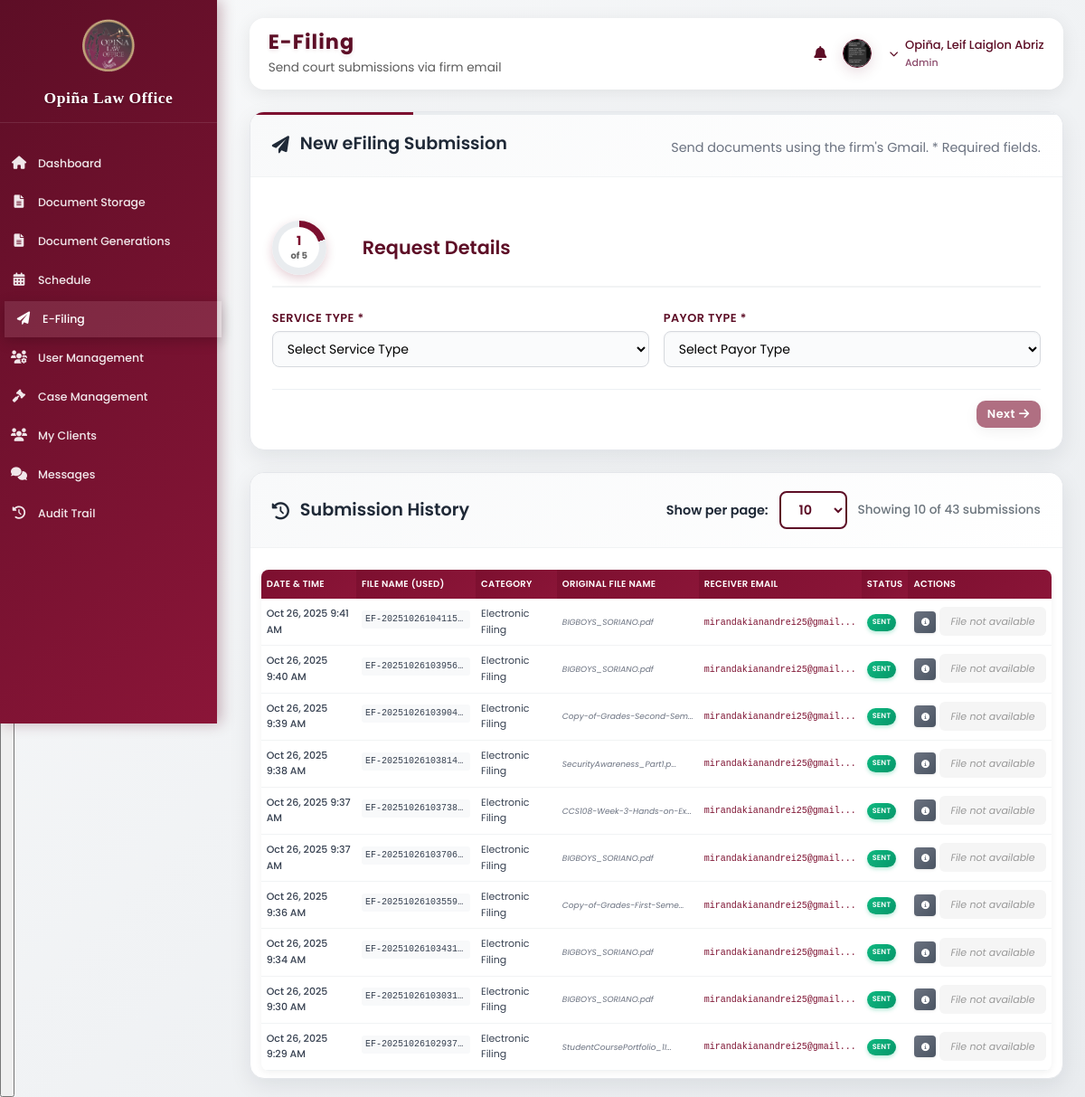
Page /admin_efiling.php (signed in) on the committed database.
### tables this page shows
CREATE TABLE `user_form` (
  `id` int(11) NOT NULL,
  `name` varchar(100) NOT NULL,
  `profile_image` varchar(255) DEFAULT NULL,
  `last_login` datetime DEFAULT NULL,
  `email` varchar(100) NOT NULL,
  `phone_number` varchar(20) DEFAULT NULL,
  `password` varchar(255) NOT NULL,
  `user_type` enum('admin','attorney','client','employee') DEFAULT 'client',
  `login_attempts` int(11) DEFAULT 0,
  `last_failed_login` timestamp NULL DEFAULT NULL,
  `account_locked` tinyint(1) DEFAULT 0,
  `first_login` tinyint(1) DEFAULT 1,
  `waiver_accepted` tinyint(1) DEFAULT 0,
  `password_changed` tinyint(1) DEFAULT 0,
  `lockout_until` timestamp NULL DEFAULT NULL,
  `created_at` timestamp NOT NULL DEFAULT current_timestamp(),
  `created_by` int(11) DEFAULT NULL
);

CREATE TABLE `efiling_history` (
  `id` int(11) NOT NULL,
  `attorney_id` int(11) NOT NULL,
  `case_id` int(11) DEFAULT NULL,
  `document_category` varchar(50) DEFAULT NULL,
  `file_name` varchar(255) NOT NULL,
  `original_file_name` varchar(255) DEFAULT NULL,
  `stored_file_path` varchar(500) DEFAULT NULL,
  `receiver_email` varchar(255) NOT NULL,
  `message` text DEFAULT NULL,
  `status` enum('Sent','Failed') NOT NULL DEFAULT 'Sent',
  `created_at` timestamp NOT NULL DEFAULT current_timestamp()
);

### admin_efiling.php (the view, shortened to what this page needs)
<?php
require_once 'config.php';
$history = [];
$stmt = $conn->prepare("SELECT ef.*, c.title as case_title, c.case_type, u.name as client_name, ua.name as attorney_name
                        FROM efiling_history ef
                        LEFT JOIN attorney_cases c ON ef.case_id = c.id
                        LEFT JOIN user_form u ON c.client_id = u.id
                        LEFT JOIN user_form ua ON ef.attorney_id = ua.id
                        ORDER BY ef.created_at DESC LIMIT 300");
$stmt->execute();
$res = $stmt->get_result();
while ($row = $res->fetch_assoc()) $history[] = $row;
?>
<!DOCTYPE html>
<html lang="en">
<head>
    <link rel="stylesheet" href="https://cdnjs.cloudflare.com/ajax/libs/font-awesome/6.0.0/css/all.min.css">
    <link rel="stylesheet" href="assets/css/dashboard.css?v=<?= time() ?>">
</head>
<body>
    <button class="hamburger-menu" id="hamburgerMenu">
        <i class="fas fa-bars"></i>
    </button>
    <div class="sidebar">
        <div class="sidebar-header">
            <img src="images/logo.jpg" alt="Logo">
            <h2>Opiña Law Office</h2>
        </div>
        <ul class="sidebar-menu">
            <li><a href="admin_dashboard.php"><i class="fas fa-home"></i><span>Dashboard</span></a></li>
            <li><a href="admin_documents.php"><i class="fas fa-file-alt"></i><span>Document Storage</span></a></li>
            <li><a href="admin_document_generation.php"><i class="fas fa-file-alt"></i><span>Document Generations</span></a></li>
            <li><a href="admin_schedule.php"><i class="fas fa-calendar-alt"></i><span>Schedule</span></a></li>
            <li><a href="admin_efiling.php" class="active"><i class="fas fa-paper-plane"></i><span>E-Filing</span></a></li>
            <li><a href="admin_usermanagement.php"><i class="fas fa-users-cog"></i><span>User Management</span></a></li>
            <li><a href="admin_managecases.php"><i class="fas fa-gavel"></i><span>Case Management</span></a></li>
            <li><a href="admin_clients.php"><i class="fas fa-users"></i><span>My Clients</span></a></li>
            <li><a href="admin_messages.php"><i class="fas fa-comments"></i><span>Messages</span><span class="unread-message-badge hidden" id="unreadMessageBadge">0</span></a></li>
            <li><a href="admin_audit.php"><i class="fas fa-history"></i><span>Audit Trail</span></a></li>
        </ul>
    </div>
    <div class="main-content">
        <?php
        $page_title = 'E-Filing';
        $page_subtitle = 'Send court submissions via firm email';
        include 'components/profile_header.php';
        ?>
        <div class="efiling-grid">
            <div class="efiling-card efiling-submission-card">
                <div class="card-header">
                    <h2><i class="fas fa-paper-plane"></i> New eFiling Submission</h2>
                    <p>Send documents using the firm's Gmail. * Required fields.</p>
                </div>
                <div class="card-body">
                    <form id="efilingForm" enctype="multipart/form-data">
                        <div id="step1" class="form-step active">
                            <div class="step-title-with-progress">
                                <div class="progress-circle" id="progressCircle">
                                    <div class="progress-text">
                                        <div id="currentStep">1</div>
                                        <div class="progress-step">of 5</div>
                                    </div>
                                </div>
                                <h3 class="step-title-text">Request Details</h3>
                            </div>
                            <div class="form-row">
                                <div class="form-group">
                                    <label>Service Type *</label>
                                    <select name="service_type" id="service_type" required>
                                        <option value="">Select Service Type</option>
                                    </select>
                                </div>
                                <div class="form-group">
                                    <label>Payor Type *</label>
                                    <select name="payor_type" id="payor_type" required>
                                        <option value="">Select Payor Type</option>
                                    </select>
                                </div>
                            </div>
                            <div class="form-actions">
                                <button type="button" class="btn btn-primary" id="nextBtn" onclick="nextStep()" disabled>
                                    Next <i class="fas fa-arrow-right"></i>
                                </button>
                            </div>
                        </div>
                    </form>
                </div>
            </div>
            <div class="efiling-card history-card">
                <div class="card-header" style="display: flex; justify-content: space-between; align-items: center;">
                    <h2><i class="fas fa-history"></i> Submission History</h2>
                    <div style="display: flex; align-items: center; gap: 12px;">
                        <label for="historyItemsPerPage" style="font-weight: 600; color: #1f2937; font-size: 0.9rem;">Show per page:</label>
                        <select id="historyItemsPerPage" style="padding: 8px 16px; border: 2px solid #5D0E26; border-radius: 8px; background: white; color: #5D0E26; font-weight: 600; font-size: 0.9rem; cursor: pointer; transition: all 0.3s ease;">
                            <option value="10" selected>10</option>
                        </select>
                        <span class="history-items-info" style="font-weight: 500; color: #6c757d; font-size: 0.85rem;"></span>
                </div>
                </div>
                <div class="card-body">
                    <table class="history-table">
                        <thead>
                            <tr>
                                <th>Date & Time</th>
                                <th>File Name (Used)</th>
                                <th>Category</th>
                                <th>Original File Name</th>
                                <th>Receiver Email</th>
                                <th>Status</th>
                                <th>Actions</th>
                            </tr>
                        </thead>
                        <tbody>
                            <?php if (empty($history)): ?>
                                <tr><td colspan="6" style="text-align:center;color:#6b7280;padding:40px;font-style:italic;font-size:14px;">
                                    <i class="fas fa-inbox" style="font-size:24px;margin-bottom:8px;display:block;color:#d1d5db;"></i>
                                    No e-filing submissions yet
                                </td></tr>
                            <?php else: foreach ($history as $h): ?>
                                <tr>
                                    <td class="date-time"><?= date('M j, Y g:i A', strtotime($h['created_at'])) ?></td>
                                    <td><span class="file-name-cell" title="<?= htmlspecialchars($h['file_name']) ?>"><?= strlen($h['file_name']) > 20 ? substr(htmlspecialchars($h['file_name']), 0, 20) . '...' : htmlspecialchars($h['file_name']) ?></span></td>
                                    <td><span class="category-badge"><?= htmlspecialchars($h['document_category'] ?? 'N/A') ?></span></td>
                                    <td><span class="original-file-name" title="<?= htmlspecialchars($h['original_file_name'] ?? '-') ?>"><?= strlen($h['original_file_name'] ?? '-') > 25 ? substr(htmlspecialchars($h['original_file_name'] ?? '-'), 0, 25) . '...' : htmlspecialchars($h['original_file_name'] ?? '-') ?></span></td>
                                    <td><span class="receiver-email" title="<?= htmlspecialchars($h['receiver_email']) ?>"><?= strlen($h['receiver_email']) > 25 ? substr(htmlspecialchars($h['receiver_email']), 0, 25) . '...' : htmlspecialchars($h['receiver_email']) ?></span></td>
                                    <td><span class="status-badge status-<?= strtolower($h['status']) ?>"><?= htmlspecialchars($h['status']) ?></span></td>
                                    <td style="text-align: center; white-space: nowrap;">
                                        <button onclick="viewCaseInfo(<?= $h['case_id'] ?? 'null' ?>, '<?= htmlspecialchars($h['case_title'] ?? '') ?>', '<?= htmlspecialchars($h['case_type'] ?? '') ?>', '<?= htmlspecialchars($h['client_name'] ?? '') ?>', '<?= htmlspecialchars($h['attorney_name'] ?? 'Unknown') ?>')" class="btn-view-case" title="View Case Info">
                                            <i class="fas fa-info-circle"></i>
                                        </button>
                                        <?php if (!empty($h['stored_file_path']) && file_exists($h['stored_file_path'])): ?>
                                            <a href="view_efiling_file.php?id=<?= $h['id'] ?>" target="_blank" class="btn-view-file" title="View File">
                                                <i class="fas fa-eye"></i>
                                            </a>
                                            <a href="download_efiling_file.php?id=<?= $h['id'] ?>" class="btn-download-file" title="Download File">
                                                <i class="fas fa-download"></i>
                                            </a>
                                        <?php else: ?>
                                            <span style="color:#999;font-size:11px;font-style:italic;padding: 8px 12px;background: #f5f5f5;border-radius: 6px;">File not available</span>
                                        <?php endif; ?>
                                    </td>
                                </tr>
                            <?php endforeach; endif; ?>
                        </tbody>
                    </table>
                </div>
            </div>
        </div>
    </div>
<script src="assets/js/unread-messages.js?v=1761535512"></script></body>
</html>

### components/profile_header.php (shortened to what this page needs)
<?php
$user_id = $_SESSION['user_id'];
$res = $conn->query("SELECT profile_image, email, phone_number FROM user_form WHERE id=$user_id");
$profile_image = '';
if ($res && $row = $res->fetch_assoc()) {
    $profile_image = $row['profile_image'];
}
$user_name = '';
switch ($_SESSION['user_type']) {
    case 'admin':
        $user_name = $_SESSION['admin_name'] ?? 'Administrator';
        break;
}
$user_title = ucfirst($_SESSION['user_type']);
?>
<div class="header" style="padding: 12px 20px; min-height: auto;">
    <div class="header-title">
        <h1 style="font-size: 1.4rem; margin: 0; line-height: 1.2;"><?= $page_title ?? 'Dashboard' ?></h1>
        <p style="font-size: 0.85rem; margin: 4px 0 0 0; opacity: 0.8;"><?= $page_subtitle ?? 'Overview of your activities' ?></p>
    </div>
    <div class="user-info" style="display: flex; align-items: center; gap: 12px;">
        <div class="notifications-container" style="position: relative;">
            <button id="notificationsBtn" style="background: none; border: none; font-size: 16px; color: var(--primary-color); cursor: pointer; padding: 6px; transition: color 0.2s;" onmouseover="this.style.color='var(--accent-color)'" onmouseout="this.style.color='var(--primary-color)'">
                <i class="fas fa-bell"></i>
            </button>
        </div>
        <div class="profile-dropdown" style="display: flex; align-items: center; gap: 8px;">
            <div style="display: flex; align-items: center; gap: 4px;">
                <img src="<?= htmlspecialchars($profile_image) ?>" alt="<?= $user_title ?>" style="object-fit: cover; width: 32px; height: 32px; border-radius: 50%; border: 1.5px solid var(--primary-color); cursor: pointer;" onclick="toggleProfileDropdown()">
                <i id="profileArrow" class="fas fa-chevron-down" style="color: var(--primary-color); font-size: 10px; transition: transform 0.3s ease; cursor: pointer;" onclick="toggleProfileDropdown()"></i>
            </div>
            <div class="user-details">
                <h3 style="margin: 0; font-size: 13px; color: var(--primary-color); font-weight: 500;"><?= htmlspecialchars($user_name) ?></h3>
                <p style="margin: 0; font-size: 11px; color: var(--accent-color);"><?= $user_title ?></p>
            </div>
        </div>
    </div>
</div>

### components/profile_header.php (style rules this page uses)
#profileArrow { transition: transform 0.3s ease, color 0.2s ease; }

### rows in the picture
user_form: profile_image (picture)
efiling_history: created_at "Oct 26, 2025 9:41 AM", file_name "EF-20251026104115…", document_category "Electronic Filing", original_file_name "BIGBOYS_SORIANO.pdf", receiver_email "mirandakianandrei25@gmail", status "SENT", shows "File not available"
efiling_history: created_at "Oct 26, 2025 9:40 AM", file_name "EF-20251026103956…", document_category "Electronic Filing", original_file_name "BIGBOYS_SORIANO.pdf", receiver_email "mirandakianandrei25@gmail", status "SENT", shows "File not available"
efiling_history: created_at "Oct 26, 2025 9:39 AM", file_name "EF-20251026103904…", document_category "Electronic Filing", original_file_name "Copy-of-Grades-Second-Sem", receiver_email "mirandakianandrei25@gmail", status "SENT", shows "File not available"
efiling_history: created_at "Oct 26, 2025 9:38 AM", file_name "EF-20251026103814…", document_category "Electronic Filing", original_file_name "SecurityAwareness_Part1.p", receiver_email "mirandakianandrei25@gmail", status "SENT", shows "File not available"
efiling_history: created_at "Oct 26, 2025 9:37 AM", file_name "EF-20251026103738…", document_category "Electronic Filing", original_file_name "CCS108-Week-3-Hands-on-Ex", receiver_email "mirandakianandrei25@gmail", status "SENT", shows "File not available"
efiling_history: created_at "Oct 26, 2025 9:37 AM", file_name "EF-20251026103706…", document_category "Electronic Filing", original_file_name "BIGBOYS_SORIANO.pdf", receiver_email "mirandakianandrei25@gmail", status "SENT", shows "File not available"
efiling_history: created_at "Oct 26, 2025 9:36 AM", file_name "EF-20251026103559…", document_category "Electronic Filing", original_file_name "Copy-of-Grades-First-Seme", receiver_email "mirandakianandrei25@gmail", status "SENT", shows "File not available"
efiling_history: created_at "Oct 26, 2025 9:34 AM", file_name "EF-20251026103431…", document_category "Electronic Filing", original_file_name "BIGBOYS_SORIANO.pdf", receiver_email "mirandakianandrei25@gmail", status "SENT", shows "File not available"
efiling_history: created_at "Oct 26, 2025 9:30 AM", file_name "EF-20251026103031…", document_category "Electronic Filing", original_file_name "BIGBOYS_SORIANO.pdf", receiver_email "mirandakianandrei25@gmail", status "SENT", shows "File not available"
efiling_history: created_at "Oct 26, 2025 9:29 AM", file_name "EF-20251026102937…", document_category "Electronic Filing", original_file_name "StudentCoursePortfolio_1I", receiver_email "mirandakianandrei25@gmail", status "SENT", shows "File not available"

### other values in the picture
$page_title "E-Filing"
$page_subtitle "Send court submissions via firm email"
$user_name "Opiña, Leif Laiglon Abriz"
$user_title "Admin"
